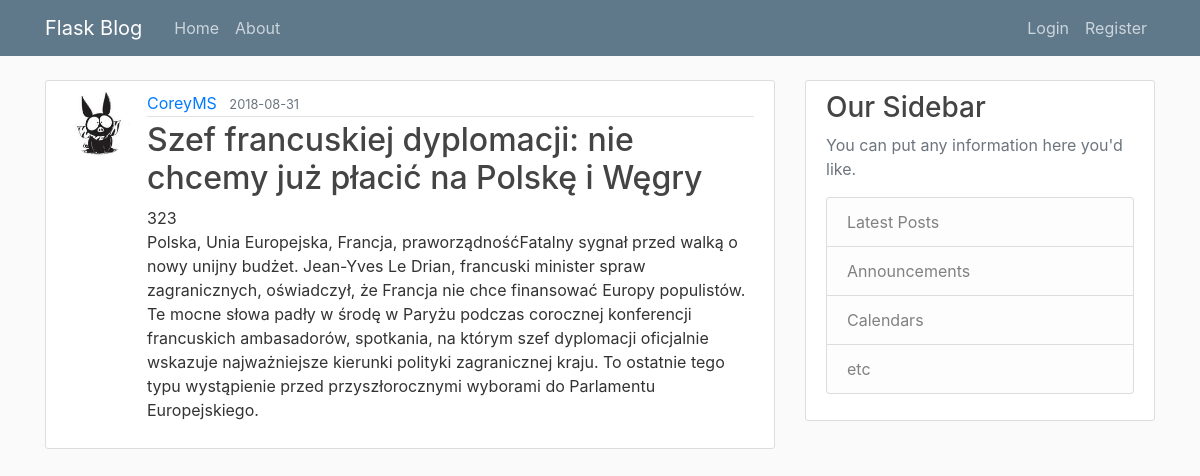
The app's page /post/4 with its own data.
### popierwsze/models.py (models this page shows, shortened)
class User(db.Model, UserMixin):    #userMixin pozwoli nam dziedziczyć funkcje tej klasy/logowanie
    id = db.Column(db.Integer, primary_key=True)
    username = db.Column(db.String(20), unique=True, nullable=False)
    email = db.Column(db.String(120), unique=True, nullable=False)
    image_file = db.Column(db.String(20), nullable=False, default='default.jpg')
    password = db.Column(db.String(60), nullable=False)
    post = db.relationship('Post', backref='author', lazy=True)  #backref - dodaje kolumnę do modułu Post - nazwaną "author"

class Post(db.Model):
    id = db.Column(db.Integer, primary_key=True)
    title = db.Column(db.String(100), nullable=False)
    date_posted = db.Column(db.DateTime, nullable=False, default=datetime.utcnow)
    content = db.Column(db.Text, nullable=False)
    user_id = db.Column(db.Integer, db.ForeignKey('user.id'), nullable=False) #user.id z małej bo to odniesienie do wiersza tabeli User a nie do całej klasy

### popierwsze/routes.py (the view)
@app.route('/post/<int:post_id>')   #zmienna typu int - w wierszu będzie widoczny numer-id posta
def post(post_id):
    post = Post.query.get_or_404(post_id)       #jeśli nie ma posta o tym id wywal 404error
    return render_template('post.html', title=post.title, post=post)

### popierwsze/templates/post.html (shortened to what this page needs)
{% extends "layout.html"%}
{% block content %}
    <article class="media content-section">
      <img class="rounded-circle article-img" src="{{ url_for('static', filename='profile_pics/' + post.author.image_file) }}">
      <div class="media-body">
        <div class="article-metadata">
          <a class="mr-2" href="{{ url_for('user_posts', username=post.author.username) }}">{{ post.author.username }}</a>
          <small class="text-muted">{{ post.date_posted.strftime('%Y-%m-%d') }}</small>
        </div>
        <h2 class="article-title">{{ post.title }}</h2>
        <p class="article-content">{{ post.content }}</p>
      </div>
    </article>
{% endblock content %}

### popierwsze/static/main.css (style rules this page uses)
body { background: #fafafa; color: #333333; margin-top: 5rem; }
h1, h2, h3, h4, h5, h6 { color: #444444; }
.content-section { background: #ffffff; padding: 10px 20px; border: 1px solid #dddddd; border-radius: 3px; margin-bottom: 20px; }
.article-title { color: #444444; }
.article-content { white-space: pre-line; }
.article-img { height: 65px; width: 65px; margin-right: 16px; }
.article-metadata { padding-bottom: 1px; margin-bottom: 4px; border-bottom: 1px solid #e3e3e3 }

### records on screen
User: image_file (picture), author.username "CoreyMS"
Post: date_posted "2018-08-31", title "Szef francuskiej dyplomacji: nie chcemy już płacić na Polskę i Węgry", content "323 Polska, Unia Europejska, Francja, praworządnośćFatalny sygnał przed walką o nowy unijny budżet. Jean-Yves Le Drian, francuski minister spraw zagranicznych, oświadczył, że Francja nie chce finansować Europy populistów. Te mocne słowa padły w środę w Paryżu podczas corocznej konferencji francuskich ambasadorów, spotkania, na którym szef dyplomacji oficjalnie wskazuje najważniejsze kierunki polityki zagranicznej kraju. To ostatnie tego typu wystąpienie przed przyszłorocznymi wyborami do Parlamentu Europejskiego."
